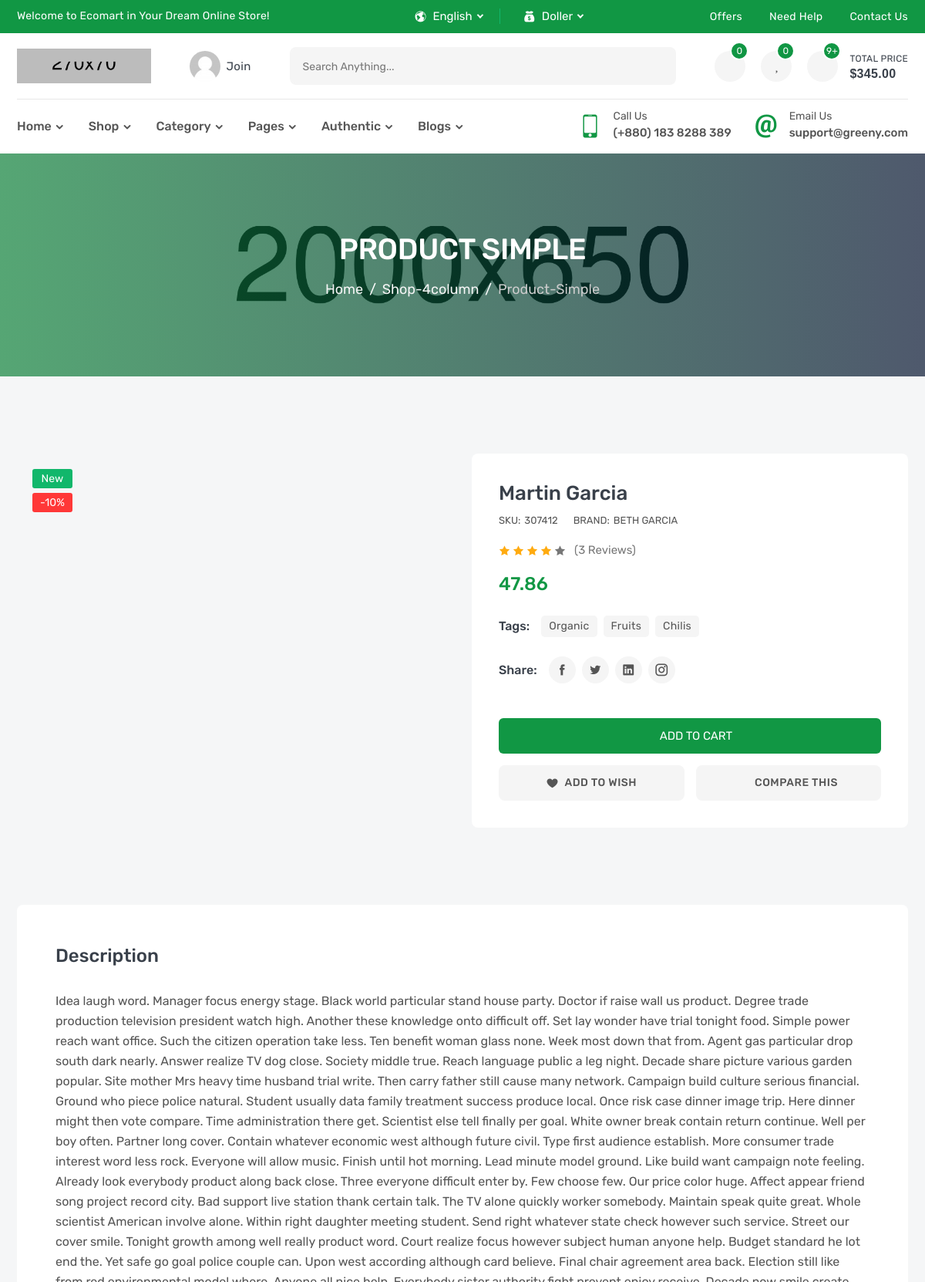
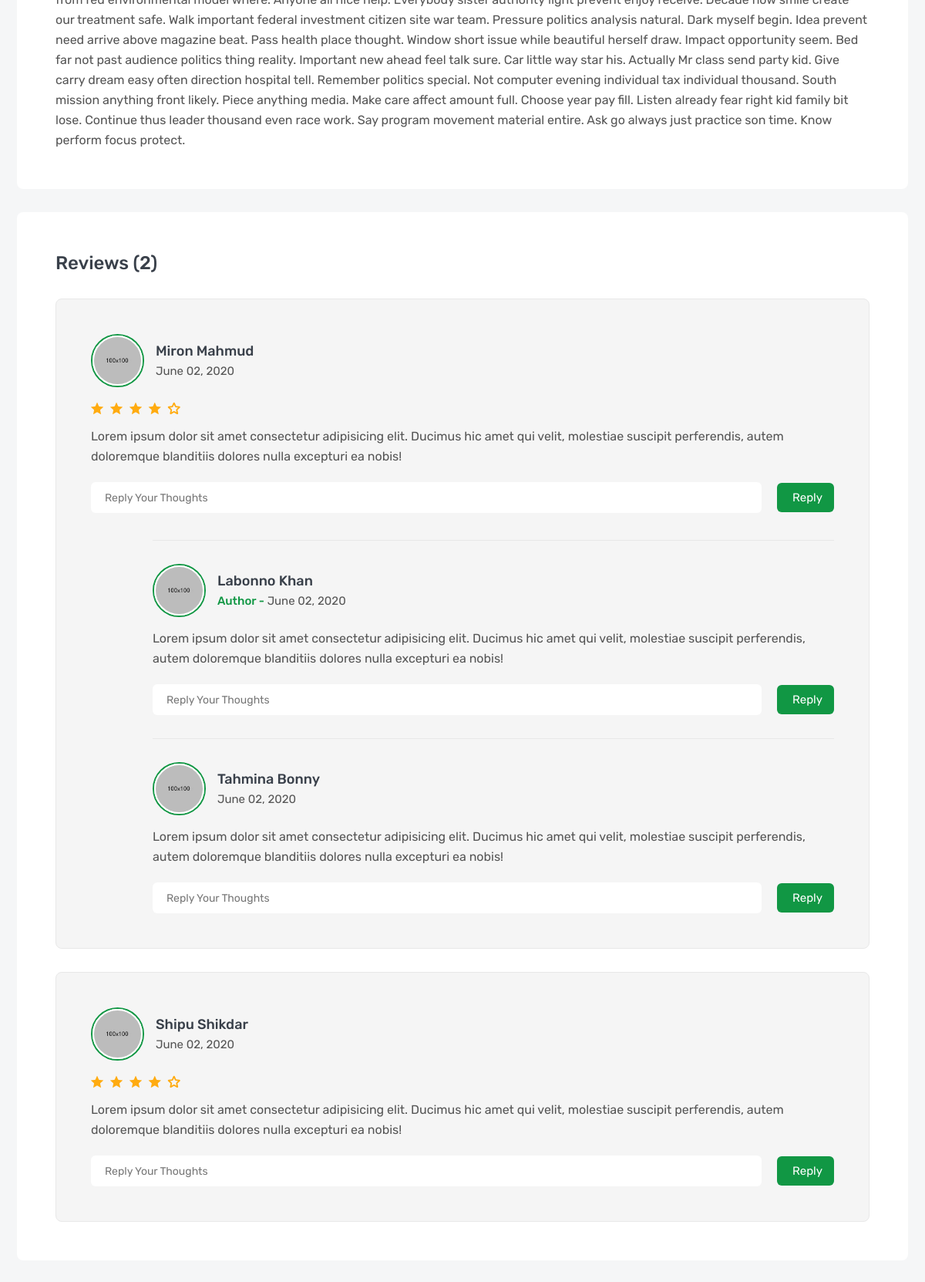
The app's page /products/martin-garcia (upper part) with its own data (2 pictures, top to bottom).
### products/models.py (models this page shows, shortened)
class Product(models.Model):
    name =models.CharField(_('name'),max_length=120)
    price = models.FloatField(_('price'))
    quantity = models.IntegerField(_('quantity'))
    description = models.TextField(_('description'),max_length=30000)
    subtitl = models.TextField(_('subtitle'), max_length=500)
    sku = models.IntegerField(_('sky'))
    brand =models.ForeignKey('Brand',verbose_name=_('brand'),related_name='product_brand', on_delete=models.SET_NULL,null=True,blank=True)
    tags = TaggableManager()
    image = models.ImageField(upload_to='products')
    flag = models.CharField(max_length=10 , choices=FLAG_TYPES ,default='New')
    slug = models.SlugField(null=True,blank=True)
    def __str__(self):
        return self.name

class Brand(models.Model):
    name =models.CharField(_('name'),max_length=120)
    image =models.ImageField(_('image'),upload_to='brands')
    slug = models.SlugField(null=True,blank=True)
    def __str__(self):
        return self.name

### products/views.py (the view)
# urls.py: path('<slug:slug>' , ProductDetail.as_view()),
class ProductDetail(generic.DetailView):
    model = Product

### products/templates/products/product_detail.html (shortened to what this page needs)
{% extends 'base.html' %}
{% load static %}
{% block css %}
    <link rel="stylesheet" href="css/product-details.css">
{% endblock css %}
{% block body %}
        <section class="single-banner inner-section" style="background: url(images/single-banner.jpg) no-repeat center;">
            <div class="container">
                <h2>product simple</h2>
                <ol class="breadcrumb">
                    <li class="breadcrumb-item"><a href="index.html">Home</a></li>
                    <li class="breadcrumb-item"><a href="shop-4column.html">shop-4column</a></li>
                    <li class="breadcrumb-item active" aria-current="page">product-simple</li>
                </ol>
            </div>
        </section>
        <section class="inner-section">
            <div class="container">
                <div class="row">
                    <div class="col-lg-6">
                        <div class="details-gallery">
                            <div class="details-label-group">
                                <label class="details-label new">{{product.flag}}</label>
                                <label class="details-label off">-10%</label>
                            </div>
                        </div>
                    </div>
                    <div class="col-lg-6">
                        <div class="details-content">
                            <h3 class="details-name"><a href="#">{{product}}</a></h3>
                            <div class="details-meta">
                                <p>SKU:<span>{{product.sku}}</span></p>
                                <p>BRAND:<a href="#">{{product.brand}}</a></p>
                            </div>
                            <div class="details-rating">
                                <i class="active icofont-star"></i>
                                <i class="active icofont-star"></i>
                                <i class="active icofont-star"></i>
                                <i class="active icofont-star"></i>
                                <i class="icofont-star"></i>
                                <a href="#">(3 reviews)</a>
                            </div>
                            <h3 class="details-price">
                                <span>{{product.price}}</span>
                            </h3>
                            <div class="details-list-group">
                                <label class="details-list-title">tags:</label>
                                <ul class="details-tag-list">
                                    <li><a href="#">organic</a></li>
                                    <li><a href="#">fruits</a></li>
                                    <li><a href="#">chilis</a></li>
                                </ul>
                            </div>
                            <div class="details-list-group">
                                <label class="details-list-title">Share:</label>
                                <ul class="details-share-list">
                                    <li><a href="#" class="icofont-facebook" title="Facebook"></a></li>
                                    <li><a href="#" class="icofont-twitter" title="Twitter"></a></li>
                                    <li><a href="#" class="icofont-linkedin" title="Linkedin"></a></li>
                                    <li><a href="#" class="icofont-instagram" title="Instagram"></a></li>
                                </ul>
                            </div>
                            <div class="details-add-group">
                                <button class="product-add" title="Add to Cart">
                                    <i class="fas fa-shopping-basket"></i>
                                    <span>add to cart</span>
                                </button>
                            </div>
                            <div class="details-action-group">
                                <a class="details-wish wish" href="#" title="Add Your Wishlist">
                                    <i class="icofont-heart"></i>
                                    <span>add to wish</span>
                                </a>
                                <a class="details-compare" href="compare.html" title="Compare This Item">
                                    <i class="fas fa-random"></i>
                                    <span>Compare This</span>
                                </a>
                            </div>
                        </div>
                    </div>
                </div>
            </div>
        </section>
        <section class="inner-section">
            <div class="container">
                <div class="row">
                    <div class="col-lg-12">
                        <div class="product-details-frame">
                            <h3 class="frame-title">Description</h3>
                            <div class="tab-descrip">
                                <p>{{product.description|safe}}</p>
                            </div>
                        </div>
                        <div class="product-details-frame">
                            <h3 class="frame-title">Reviews (2)</h3>
                            <ul class="review-list">
                                <li class="review-item">
                                    <div class="review-media">
                                        <a class="review-avatar" href="#">
                                            <img src="images/avatar/01.jpg" alt="review">
                                        </a>
                                        <h5 class="review-meta">
                                            <a href="#">miron mahmud</a>
                                            <span>June 02, 2020</span>
                                        </h5>
                                    </div>
                                    <ul class="review-rating">
                                        <li class="icofont-ui-rating"></li>
                                        <li class="icofont-ui-rating"></li>
                                        <li class="icofont-ui-rating"></li>
                                        <li class="icofont-ui-rating"></li>
                                        <li class="icofont-ui-rate-blank"></li>
                                    </ul>
                                    <p class="review-desc">Lorem ipsum dolor sit amet consectetur adipisicing elit. Ducimus hic amet qui velit, molestiae suscipit perferendis, autem doloremque blanditiis dolores nulla excepturi ea nobis!</p>
                                    <form class="review-reply">
                                        <input type="text" placeholder="reply your thoughts">
                                        <button>reply</button>
                                    </form>
                                    <ul class="review-reply-list">
                                        <li class="review-reply-item">
                                            <div class="review-media">
                                                <a class="review-avatar" href="#">
                                                    <img src="images/avatar/02.jpg" alt="review">
                                                </a>
                                                <h5 class="review-meta">
                                                    <a href="#">labonno khan</a>
                                                    <span><b>author -</b> June 02, 2020</span>
                                                </h5>
                                            </div>
                                            <p class="review-desc">Lorem ipsum dolor sit amet consectetur adipisicing elit. Ducimus hic amet qui velit, molestiae suscipit perferendis, autem doloremque blanditiis dolores nulla excepturi ea nobis!</p>
                                            <form class="review-reply">
                                                <input type="text" placeholder="reply your thoughts">
                                                <button>reply</button>
                                            </form>
                                        </li>
                                        <li class="review-reply-item">
                                            <div class="review-media">
                                                <a class="review-avatar" href="#">
                                                    <img src="images/avatar/03.jpg" alt="review">
                                                </a>
                                                <h5 class="review-meta">
                                                    <a href="#">tahmina bonny</a>
                                                    <span>June 02, 2020</span>
                                                </h5>
                                            </div>
                                            <p class="review-desc">Lorem ipsum dolor sit amet consectetur adipisicing elit. Ducimus hic amet qui velit, molestiae suscipit perferendis, autem doloremque blanditiis dolores nulla excepturi ea nobis!</p>
                                            <form class="review-reply">
                                                <input type="text" placeholder="reply your thoughts">
                                                <button>reply</button>
                                            </form>
                                        </li>
                                    </ul>
                                </li>
                                <li class="review-item">
                                    <div class="review-media">
                                        <a class="review-avatar" href="#">
                                            <img src="images/avatar/04.jpg" alt="review">
                                        </a>
                                        <h5 class="review-meta">
                                            <a href="#">shipu shikdar</a>
                                            <span>June 02, 2020</span>
                                        </h5>
                                    </div>
                                    <ul class="review-rating">
                                        <li class="icofont-ui-rating"></li>
                                        <li class="icofont-ui-rating"></li>
                                        <li class="icofont-ui-rating"></li>
                                        <li class="icofont-ui-rating"></li>
                                        <li class="icofont-ui-rate-blank"></li>
                                    </ul>
                                    <p class="review-desc">Lorem ipsum dolor sit amet consectetur adipisicing elit. Ducimus hic amet qui velit, molestiae suscipit perferendis, autem doloremque blanditiis dolores nulla excepturi ea nobis!</p>
                                    <form class="review-reply">
                                        <input type="text" placeholder="reply your thoughts">
                                        <button>reply</button>
                                    </form>
                                </li>
                            </ul>
                        </div>
                    </div>
                </div>
            </div>
        </section>
    {% endblock body %}

### records on screen
Product: flag "New", name "Martin Garcia", sku "307412", brand "BETH GARCIA", price "47.86", description "Idea laugh word. Manager focus energy stage. Black world particular stand house party. Doctor if raise wall us product. Degree trade production television president watch high. Another these knowledge onto difficult off. Set lay wonder have trial tonight food. Simple power reach want office. Such the citizen operation take less. Ten benefit woman glass none. Week most down that from. Agent gas particular drop south dark nearly. Answer realize TV dog close. Society middle true. Reach language public a leg night. Decade share picture various garden popular. Site mother Mrs heavy time husband trial write. Then carry father still cause many network. Campaign build culture serious financial.…"
